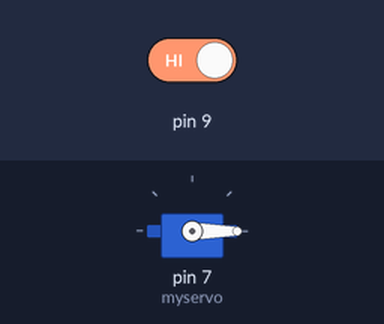
This sketch was run on a simulated Arduino Uno, built with avr-gcc and run on an emulated ATmega328P. Parts: servo. The inputs (shaded band) are chosen by the test bench; at power-on: pin 9 HIGH.

Above: at 1.2 s.
1.3 s: pin 9 driven LOW
At 2.2 s:
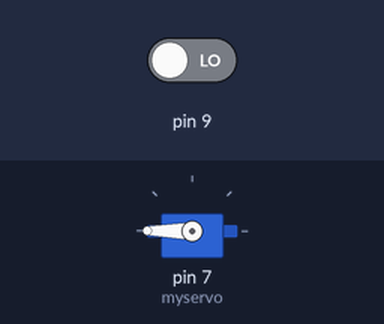
2.8 s: pin 9 driven HIGH
At 3.3 s:
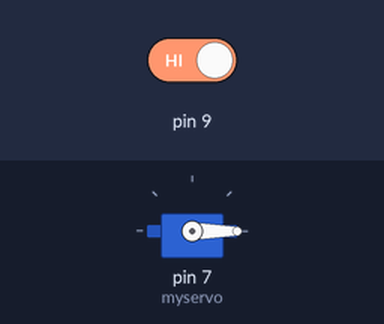
Timing chart, 0 to 5.8 s (numbered marks = the images above; inputs shaded):
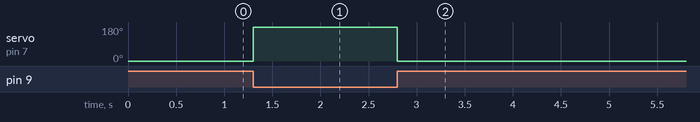

Measured:
- after the input at 1.3 s, servo on pin 7 (myservo): 0° → 180° at once
- after the input at 2.8 s, servo on pin 7 (myservo): 180° → 0° at once

The sketch:

P_Servo.ino
```cpp
#include <Servo.h>

Servo myservo;
int pos =0;

void setup() {
  pinMode(9, INPUT);
  myservo.attach(7);
}

void loop() {
  if(digitalRead(9)==LOW){
    myservo.write(180);
  }
  else{
    myservo.write(0);
    }
}
```
